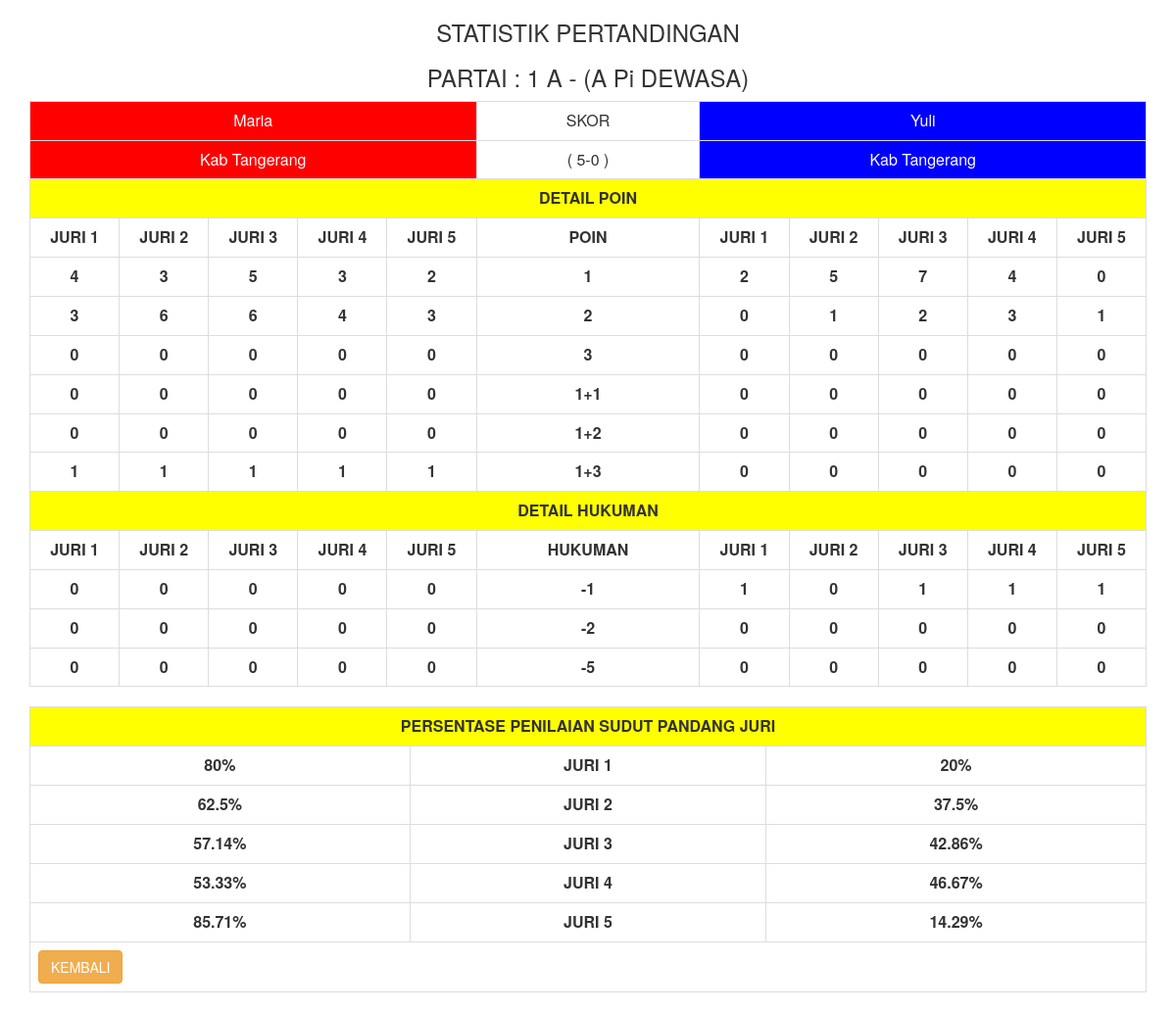
Screenshot of /nilai/view_stats.php?id_partai=1 with the database file from the repository.
### tables this page shows
CREATE TABLE `jadwal_tanding` (
  `id_partai` int(11) NOT NULL,
  `tgl` date NOT NULL,
  `kelas` varchar(55) NOT NULL,
  `gelanggang` varchar(2) NOT NULL,
  `partai` varchar(4) NOT NULL,
  `nm_merah` varchar(55) NOT NULL,
  `kontingen_merah` varchar(55) NOT NULL,
  `nm_biru` varchar(55) NOT NULL,
  `kontingen_biru` varchar(55) NOT NULL,
  `status` varchar(55) NOT NULL DEFAULT '-',
  `pemenang` varchar(150) NOT NULL DEFAULT '-'
);

### nilai/view_stats.php (the view, shortened to what the rows shown need)
<?php
	$id_partai = mysql_real_escape_string($_GET["id_partai"]);
	$cari_jadwal = mysql_query("SELECT * FROM jadwal_tanding WHERE id_partai='$id_partai'");
	$jadwal = mysql_fetch_array($cari_jadwal);
?>
<html>
	<head>
  		<link rel="stylesheet" href="css/bootstrap.min.css">
	</head>
	<body>
		<div class="container">
			<center>
				<h3>STATISTIK PERTANDINGAN</h3>
				<h3>PARTAI : <?php echo $jadwal['partai']." ".$jadwal['gelanggang']." - (".$jadwal['kelas'].")"; ?></h3>
			</center>
			<div class="table-responsive">
				<table class="table table-bordered">
					<tr class="text-center">
						<td colspan="5" width="40%" bgcolor="red" style="color: white;"><?php echo $jadwal['nm_merah']; ?></td>
						<td>SKOR</td>
						<td colspan="5" width="40%" bgcolor="blue" style="color: white;"><?php echo $jadwal['nm_biru']; ?></td>
					</tr>
					<tr class="text-center">
						<td colspan="5" bgcolor="red" style="color: white;"><?php echo $jadwal['kontingen_merah']; ?></td>
						<td><?php echo $jadwal['status']; ?></td>
						<td colspan="5" bgcolor="blue" style="color: white;"><?php echo $jadwal['kontingen_biru']; ?></td>
					</tr>
				</table>
			</div>
		</div>
	</body>
</html>

### rows the page displays
jadwal_tanding: partai "1", gelanggang "A", kelas "A Pi DEWASA", nm_merah "Maria", nm_biru "Yuli", kontingen_merah "Kab Tangerang", status "( 5-0 )", kontingen_biru "Kab Tangerang"

### other values shown
$merahj1p1[0] "4"
$merahj2p1[0] "3"
$merahj3p1[0] "5"
$merahj4p1[0] "3"
$merahj5p1[0] "2"
$biruj1p1[0] "2"
$biruj2p1[0] "5"
$biruj3p1[0] "7"
$biruj4p1[0] "4"
$biruj5p1[0] "0"
$merahj1p2[0] "3"
$merahj2p2[0] "6"
$merahj3p2[0] "6"
$merahj4p2[0] "4"
$merahj5p2[0] "3"
